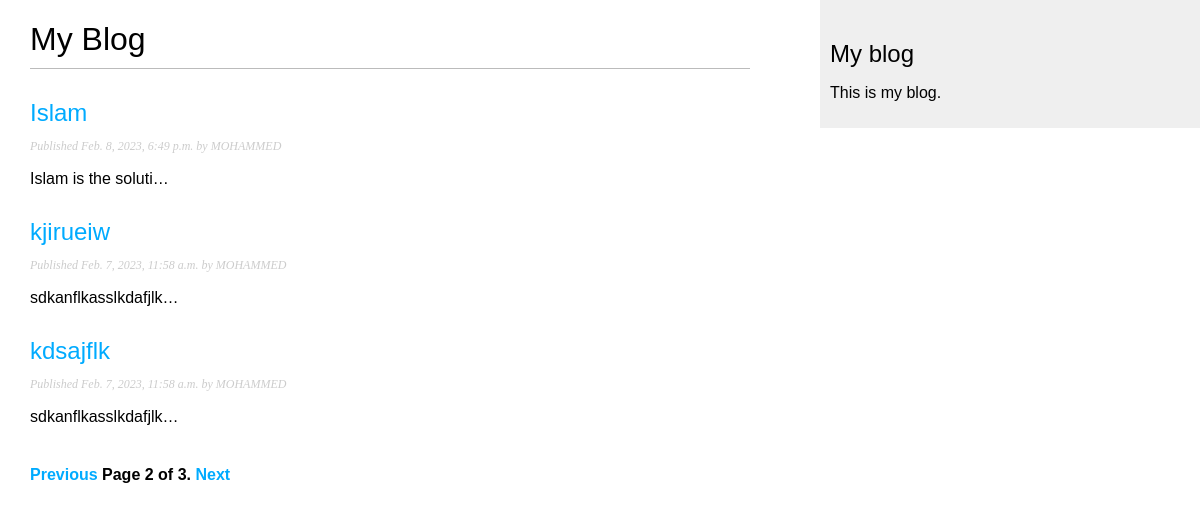
The page /blog/?page=2 on the database as committed earlier.
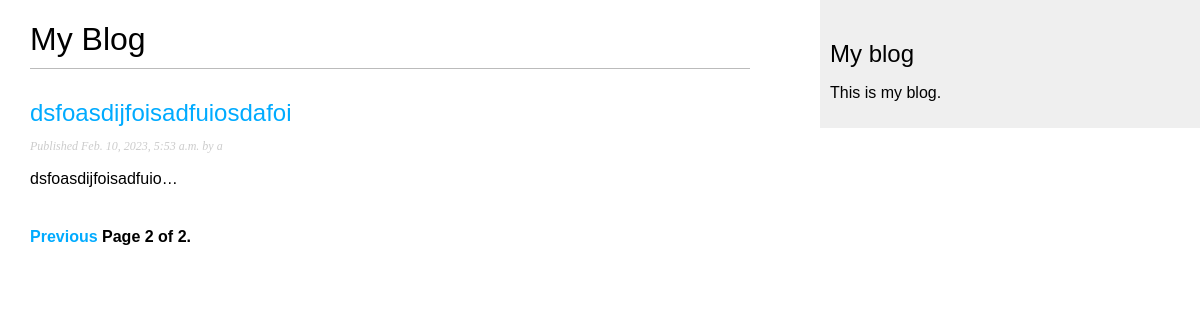
The same page on the database as committed later.
### blog/models.py (models this page shows, shortened)
class Post(models.Model):
    class Status(models.TextChoices):
        DRAFT = 'DF', 'Draft'
        PUBLISHED = 'PB', 'Published'
    title = models.CharField(max_length=250)
    slug = models.SlugField(max_length=250, unique_for_date='publish')
    body = models.TextField()
    author = models.ForeignKey(User, on_delete=models.CASCADE, related_name='blog_posts')
    publish = models.DateTimeField(default=timezone.now)
    created = models.DateTimeField(auto_now_add=True)
    updated = models.DateTimeField(auto_now=True)
    status = models.CharField(max_length=2,
                              choices=Status.choices,
                              default=Status.DRAFT)
    objects = models.Manager()  # the default manager
    published = PublishManager()  # the customer manager
    class Meta:
        ordering = ['-publish']
        indexes = [
            models.Index(fields=['-publish'])
        ]
    def get_absolute_url(self):
        return reverse('blog:post_detail', args=[self.publish.year,
                                                 self.publish.month,
                                                 self.publish.day,
                                                 self.slug
                                                 ])  # don't forget that the id is generated automatically, if you didn't specify a primary key.

### blog/views.py (the view)
# urls.py: path('', views.PostListView.as_view(), name='post_list'),
class PostListView(ListView):
    queryset = Post.published.all()
    context_object_name = 'posts'  # Used for passing parameters to the modle
    paginate_by = 3
    template_name = 'blog/post/list.html'

### blog/templates/blog/post/list.html (shortened to what this page needs)
{% extends "blog/base.html" %}
{% block content %}
  <h1>My Blog</h1>
  {% for post in posts %}
    <h2>
      <a href="{{ post.get_absolute_url }}">
        {{ post.title }}
      </a>
    </h2>
    <p class="date">
      Published {{ post.publish }} by {{ post.author }}
    </p>
    {{ post.body|truncatechars:20|linebreaks }}
    {% endfor %}
    {% include "pagination.html" with page=page_obj %}
{% endblock %}

Rows that differ between the two databases and show on the page:
removed Post: title "Islam", publish "Feb. 8, 2023, 6:49 p.m.", author "MOHAMMED", body "Islam is the soluti…"
removed Post: title "kjirueiw", publish "Feb. 7, 2023, 11:58 a.m.", author "MOHAMMED", body "sdkanflkasslkdafjlk…"
removed Post: title "kdsajflk", publish "Feb. 7, 2023, 11:58 a.m.", author "MOHAMMED", body "sdkanflkasslkdafjlk…"
now on this page (row edited): Post: title "dsfoasdijfoisadfuiosdafoi", publish "Feb. 10, 2023, 5:53 a.m.", author "a", body "dsfoasdijfoisadfuio…"
Other text that changed with them:
{{ page.paginator.num_pages }}: "3" → "2"
text no longer shown: "Next"
